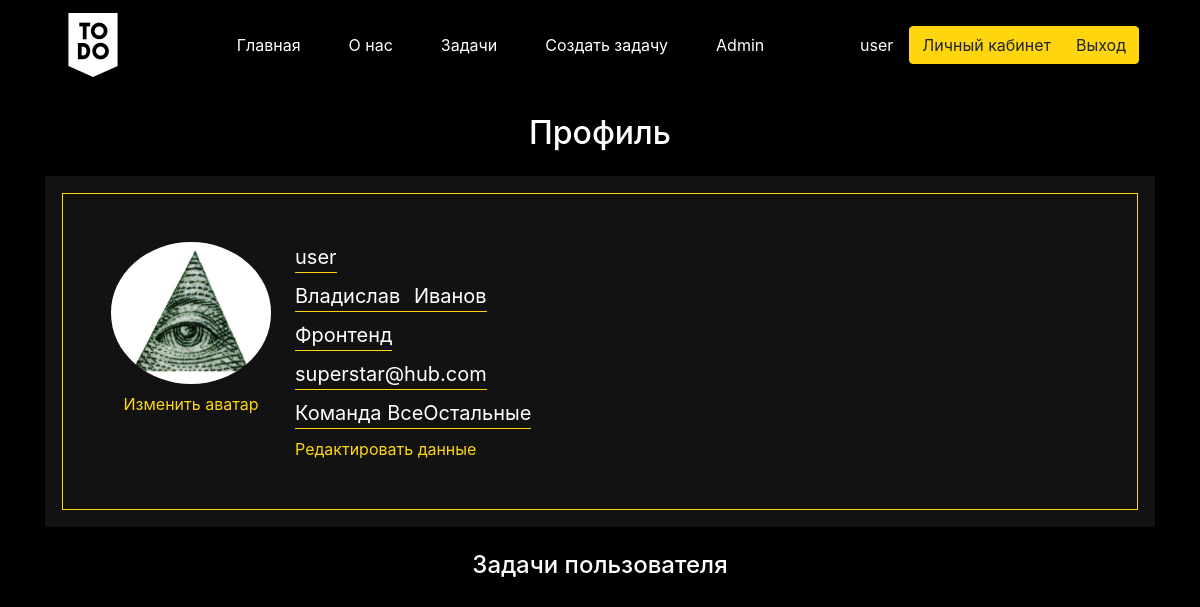
Screenshot of /profile (signed in) with the database file from the repository.
### main/models.py (models this page shows, shortened)
class Human(models.Model):
    first_name = models.CharField('Имя', max_length=10)
    second_name = models.CharField('Фамилия', max_length=15)
    avatar = models.ImageField(null=True, blank=True, upload_to="images/")
    id_registarion = models.CharField('id при регистрации', max_length=5)
    id_branch = models.ForeignKey(branch, on_delete=models.CASCADE)
    class Meta:
        verbose_name = 'Сотрудник'
        verbose_name_plural = 'Сотрудники'

class branch(models.Model):
    name = models.CharField('Наименование отдела', max_length=12)
    def __str__(self):
        return self.name
    class Meta:
        verbose_name = 'Отдел'
        verbose_name_plural = 'Отделы'

class team(models.Model):
    name = models.CharField('Название', max_length=20)
    date = models.DateField(("Date"), default=date.today)
    description = models.TextField('Описание')
    def __str__(self):
        return self.name
    class Meta:
        verbose_name = 'Команда'
        verbose_name_plural = 'Команды'

### main/views.py (the view)
# urls.py: path('profile', views.profile, name='profile'),
def profile(request):
    try:
        Status_good = status.objects.get(id=3)
        Status_norm = status.objects.get(id=2)
        tasks = Task1.objects.all()
        self_human = Human.objects.get(id_registarion = request.user.id)
        user_info = str(request.user)
        self_person = Human.objects.get(id_registarion=request.user.id)  # это мы в таблице людей
        team_persons = team_person.objects.get(id_person=self_person)  # мы в таблице люди_команды
        self_team = team_persons.id_team
        return render(request, 'main/profile.html', {'title': 'Профиль', 'tasks':tasks, 'self_human': self_human, 'user_info':user_info,  'Status_good':Status_good, 'Status_norm':Status_norm, 'self_team':self_team})
    except ValueError:
        return redirect('createhuman')
    except UnboundLocalError:
        return redirect('createhuman')

### main/templates/main/profile.html (shortened to what this page needs)
{% extends 'main/base.html' %}
{% block content %}
<div class="container">
  <h2 class="text-white text-center my-4">{{ title }}</h2>
  <div class="card p-3">
    <div class="d-flex border border-warning p-5">
      <div>
        <img class="avatar-profile" src="{{ self_human.avatar.url }}" alt="avatar">
        <a class="text-warning text-decoration-none d-block text-center mt-2" href="edit_avatar">Изменить аватар</a>
      </div>
      <div class="text-white ml-4">
        <div class="mb-2 d-flex title-profile">
          <div class="dinamik-title">{{ request.user.username }}</div>
        </div>
        <div class="mb-2 d-flex title-profile">
          <div class="dinamik-title">{{ self_human.first_name }} <span class="ml-2">{{ self_human.second_name }}</span>
          </div>
        </div>
        <div class="mb-2 d-flex title-profile">
          <div class="dinamik-title">{{ self_human.id_branch }}</div>
        </div>
        <div class="mb-2 d-flex title-profile">
          <div class="dinamik-title">{{ request.user.email }}</div>
        </div>
        <div class="mb-2 d-flex title-profile">
          <div class="dinamik-title">{{ self_team }}</div>
        </div>
        <a class="text-warning text-decoration-none" href="edit_data">Редактировать данные</a>
      </div>
    </div>
  </div>
  <h4 class="text-white text-center mt-4 mb-4">Задачи пользователя</h4>
</div>
{% endblock %}

### main/templates/main/base.html (shortened to what this page needs)
<!DOCTYPE html>
{% load static %}
<html lang="ru">
<head>
  <link rel="stylesheet" href="https://cdn.jsdelivr.net/npm/bootstrap@4.5.3/dist/css/bootstrap.min.css"
>
  <link rel="stylesheet" type="text/css" href="{% static 'template/css/main.css' %}">
</head>
<body>
<div class="container">
  <nav class="navbar navbar-expand-md navbar-dark">
    <a href="{% url 'home' %}" class="navbar-brand"><img src="../../../static/template/image/to-do.png" alt=""></a>
    <div class="collapse navbar-collapse" id="navbarSupportedContent">
      <ul class="navbar-nav mx-auto">
        <li class="nav-item px-4">
          <a class="nav-link px-0" href="{% url 'home' %}">Главная</a>
        </li>
        <li class="nav-item px-4">
          <a class="nav-link px-0" href="{% url 'about' %}">О нас</a>
        </li>
        <li class="nav-item px-4">
          <a class="nav-link px-0" href="{% url 'tasks' %}">Задачи</a>
        </li>
        <li class="nav-item px-4">
          <a class="nav-link px-0" href="{% url 'createtask' %}">Создать задачу</a>
        </li>
        <li class="nav-item px-4">
          <a class="nav-link px-0" href="admin">Admin</a>
        </li>
      </ul>
    </div>
    {% if user.is_authenticated %}
    <span class="mr-3 text-white">{{user.username }} </span>
    <div class="btn-group" role="group">
      <a type="button" class="btn btn-warning" href="{% url 'profile' %}">Личный кабинет</a>
      <a type="button" class="btn btn-warning" href="{% url 'account_logout' %}">Выход</a>
    </div>
    {% else %}
    <div class="btn-group" role="group">
      <a type="button" class="btn btn-warning" href="{% url 'account_login' %}">Вход</a>
      <a type="button" class="btn btn-warning" href="{% url 'account_signup' %}">Регистрация</a>
    </div>
    {% endif %}
  </nav>
</div>
{% block content %}{% endblock %}
</body>
</html>

### static/template/css/main.css (style rules this page uses)
body { background-color: #000000; }
.text-warning { color: #FFD50D !important; }
.border-warning { border-color: #FFD50D !important; }
.btn-warning { color: #212529; background-color: #FFD50D; border-color: #FFD50D; }
.navbar-dark .navbar-nav .nav-link { color: #ffffff; }
a { color: #ffffff; }
.card { border-radius: 0; background-color: #121212; }
.avatar-profile { border-radius: 50%; width: 160px; }
.title-profile { font-size: 20px; }
.title-profile .dinamik-title { border-bottom: 1px solid #FFD50D; }

### rows the page displays
Human: avatar (picture), first_name "Владислав", second_name "Иванов", id_branch "Фронтенд"
team: name "Команда ВсеОстальные"

### other values shown
{{ user.username }} "user"
{{ title }} "Профиль"
{{ request.user.username }} "user"
{{ request.user.email }} "superstar@hub.com"
